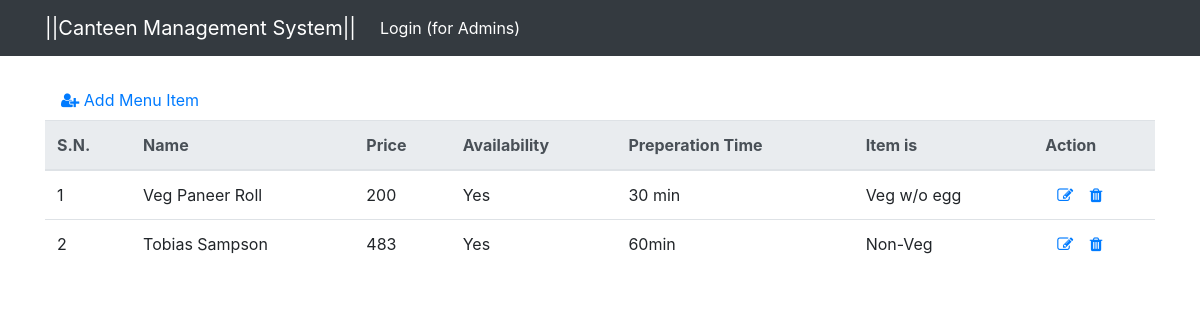
Page /menus/list/ on the committed database.
### canteenSys/models.py (models this page shows, shortened)
class MenuItem(models.Model):
    name = models.CharField(max_length=200, null=False,
                            blank=False, unique=True, verbose_name="Item Name ")
    price = models.PositiveIntegerField(
        blank=False, null=False, verbose_name="Price (per Plate) ")
    is_available = models.BooleanField(default=True, verbose_name="Available ")
    preparation_time = models.CharField(
        max_length=50, blank=True, null=True, verbose_name="Time required to prepare")
    options = models.SmallIntegerField(
        choices=MENU_ITEM_CHOICES, default=2, verbose_name="Food Style ")

### canteenSys/views.py (the view)
# urls.py: path('menus/list/', MenuListView.as_view(), name="list-menu"),
class MenuListView(ListView):
    model = MenuItem
    template_name = 'menuItem/list.html'
    context_object_name = 'menus'
    paginate_by = 5
    def get_context_data(self, **kwargs):
        context = super(MenuListView, self).get_context_data(**kwargs)
        menus = self.get_queryset()
        page = self.request.GET.get('page')
        paginator = Paginator(menus, self.paginate_by)
        try:
            menus = paginator.page(page)
        except PageNotAnInteger:
            menus = paginator.page(1)
        except EmptyPage:
            menus = paginator.page(paginator.num_pages)
        context['menus'] = menus
        return context

### templates/menuItem/list.html (shortened to what this page needs)
{% extends "index.html" %}
{% block container %}
<div>
    <a class="nav-link" href="{% url 'create-menu' %}"><i class="fa fa-user-plus"></i> Add Menu Item</a>
</div>
<table class="table">
    <tr>
        <thead class="thead-light">
            <tr>
                <th scope="col">S.N.</th>
                <th scope="col">Name</th>
                <th scope="col">Price</th>
                <th scope="col">Availability</th>
                <th scope="col">Preperation Time</th>
                <th scope="col">Item is</th>
                <th scope="col">Action</th>
            </tr>
        </thead>
        <tbody>
            {% for menu in menus %}
            <tr>
                <td>{{forloop.counter}}</td>
                <td>{{menu.name}}</td>
                <td>{{menu.price}}</td>
                <td>
                {% if menu.is_available %}
                    Yes
                {% else %}
                    No
                {% endif %}
                </td>
                <td>{{menu.preparation_time}}</td>
                <td>{{menu.get_options_display}}</td>
                <td>
                    <a href="{% url 'update-menu' pk=menu.id %}" style="padding:inherit"><i class="fa fa-pencil-square-o"></i></a>
                    <a href="{% url 'delete-menu' pk=menu.id %}"><i class="fa fa-trash"></i></a>
                </td>
            </tr>
            {% endfor %}
        </tbody>
</table>
{% endblock %}

### rows in the picture
MenuItem: name "Veg Paneer Roll", price "200", is_available "Yes", preparation_time "30 min", options "Veg w/o egg"
MenuItem: name "Tobias Sampson", price "483", is_available "Yes", preparation_time "60min", options "Non-Veg"
